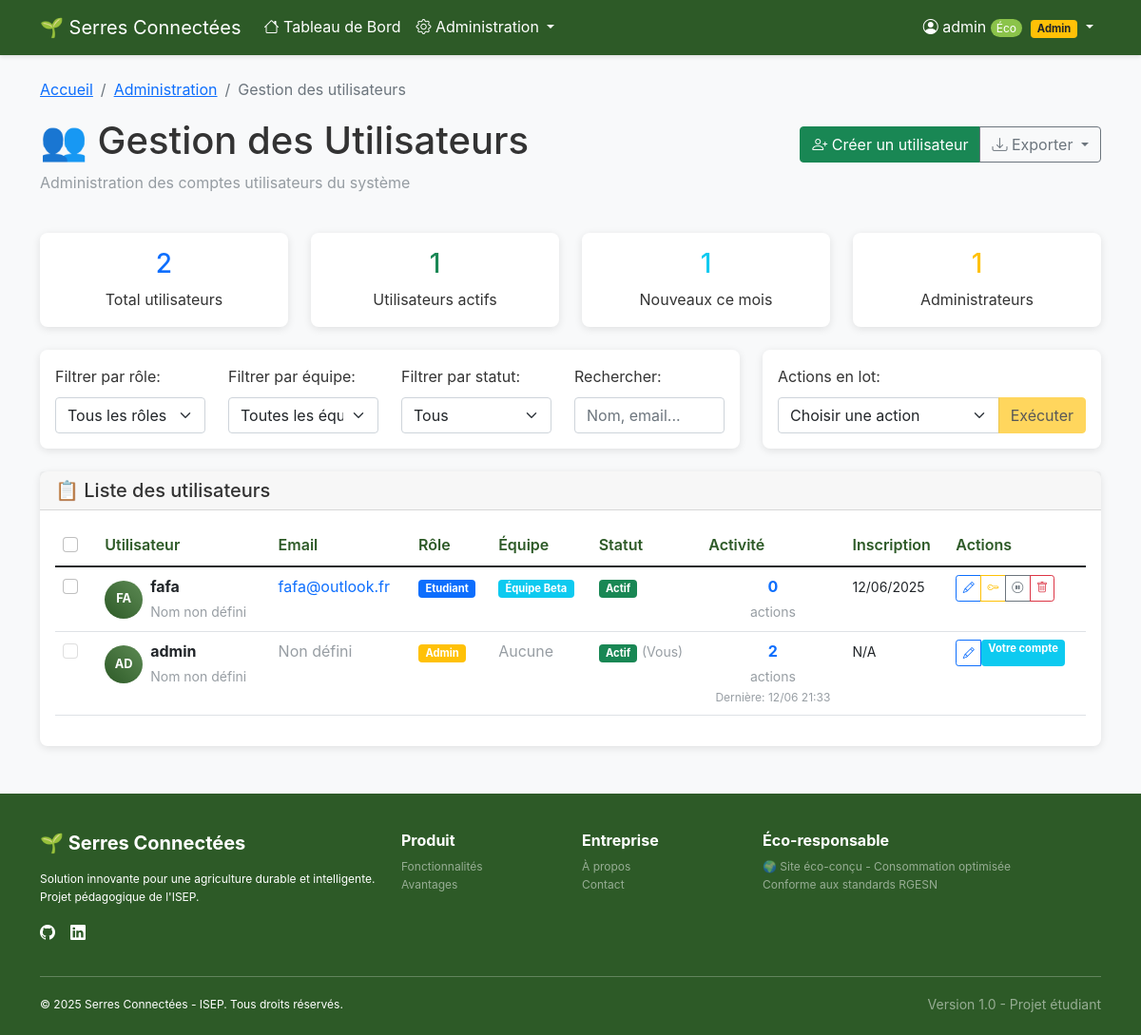
The app's page /?controller=admin&action=users (signed in) with its own data.
### tables this page shows
CREATE TABLE `user` (
  `id_user` char(36) NOT NULL,
  `username` varchar(50) NOT NULL,
  `password` varchar(255) NOT NULL,
  `role_id` int(11) DEFAULT NULL
);

CREATE TABLE `role` (
  `id` int(11) NOT NULL,
  `name` varchar(100) DEFAULT NULL
);

CREATE TABLE `teams` (
  `id` int(11) NOT NULL,
  `name` varchar(100) NOT NULL,
  `greenhouse_sector` varchar(50) NOT NULL
);

### views/admin/users.php (the view, shortened to what the rows shown need)
<div class="row mb-4">
    <div class="col-12">
        <div class="d-flex justify-content-between align-items-center">
            <h1>👥 Gestion des Utilisateurs</h1>
        </div>
    </div>
</div>
<div class="row">
    <div class="col-12">
        <div class="card">
            <div class="card-body">
                <div class="table-responsive">
                    <table class="table table-hover" id="usersTable">
                        <thead>
                            <tr>
                                <th>
                                    <div class="form-check">
                                        <input class="form-check-input" type="checkbox" id="selectAll"
                                               onchange="toggleAllUsers()">
                                    </div>
                                </th>
                                <th>Utilisateur</th>
                                <th>Email</th>
                                <th>Rôle</th>
                                <th>Équipe</th>
                                <th>Statut</th>
                                <th>Activité</th>
                                <th>Inscription</th>
                                <th>Actions</th>
                            </tr>
                        </thead>
                        <tbody>
                            <?php foreach ($users as $user): ?>
                                <tr data-role="<?= $user['role_name'] ?>"
                                    data-team="<?= $user['team_id'] ?>"
                                    data-status="<?= $user['is_active'] ?>"
                                    data-search="<?= strtolower($user['username'] . ' ' . $user['email'] . ' ' . $user['first_name'] . ' ' . $user['last_name']) ?>"
                                    class="user-row">
                                    <td>
                                        <div class="form-check">
                                            <input class="form-check-input user-checkbox" type="checkbox"
                                                   name="user_ids[]" value="<?= $user['id_user'] ?>"
                                                   <?= $user['id_user'] === $_SESSION['user_id'] ? 'disabled' : '' ?>>
                                        </div>
                                    </td>
                                    <td>
                                        <div class="d-flex align-items-center">
                                            <div class="avatar me-2">
                                                <div class="avatar-circle">
                                                    <?= strtoupper(substr($user['username'], 0, 2)) ?>
                                                </div>
                                            </div>
                                            <div>
                                                <div class="fw-bold"><?= htmlspecialchars($user['username']) ?></div>
                                                <small class="text-muted">
                                                    <?= htmlspecialchars(trim(($user['first_name'] ?? '') . ' ' . ($user['last_name'] ?? '')) ?: 'Nom non défini') ?>
                                                </small>
                                            </div>
                                        </div>
                                    </td>
                                    <td>
                                        <?php if ($user['email']): ?>
                                            <a href="mailto:<?= htmlspecialchars($user['email']) ?>" class="text-decoration-none">
                                                <?= htmlspecialchars($user['email']) ?>
                                            </a>
                                        <?php else: ?>
                                            <span class="text-muted">Non défini</span>
                                        <?php endif; ?>
                                    </td>
                                    <td>
                                        <span class="badge bg-<?= $user['role_name'] === 'admin' ? 'warning' : 'primary' ?>">
                                            <?= ucfirst($user['role_name'] ?? 'Aucun') ?>
                                        </span>
                                    </td>
                                    <td>
                                        <?php if ($user['team_name']): ?>
                                            <span class="badge bg-info"><?= htmlspecialchars($user['team_name']) ?></span>
                                        <?php else: ?>
                                            <span class="text-muted">Aucune</span>
                                        <?php endif; ?>
                                    </td>
                                    <td>
                                        <span class="badge bg-<?= $user['is_active'] ? 'success' : 'secondary' ?>">
                                            <?= $user['is_active'] ? 'Actif' : 'Inactif' ?>
                                        </span>
                                        <?php if ($user['id_user'] === $_SESSION['user_id']): ?>
                                            <small class="text-muted">(Vous)</small>
                                        <?php endif; ?>
                                    </td>
                                    <td>
                                        <div class="text-center">
                                            <div class="fw-bold text-primary"><?= $user['total_actions'] ?></div>
                                            <small class="text-muted">actions</small>
                                            <?php if ($user['last_activity']): ?>
                                                <div class="small text-muted">
                                                    Dernière: <?= date('d/m H:i', strtotime($user['last_activity'])) ?>
                                                </div>
                                            <?php endif; ?>
                                        </div>
                                    </td>
                                    <td>
                                        <small>
                                            <?= $user['created_at'] ? date('d/m/Y', strtotime($user['created_at'])) : 'N/A' ?>
                                        </small>
                                    </td>
                                    <td>
                                        <div class="btn-group btn-group-sm">
                                            <button class="btn btn-outline-primary btn-sm"
                                                    onclick="editUser('<?= $user['id_user'] ?>')" title="Modifier">
                                                <i class="bi bi-pencil"></i>
                                            </button>
                                            <?php if ($user['id_user'] !== $_SESSION['user_id']): ?>
                                                <button class="btn btn-outline-warning btn-sm"
                                                        onclick="resetPassword('<?= $user['id_user'] ?>', '<?= htmlspecialchars($user['username']) ?>')"
                                                        title="Réinitialiser mot de passe">
                                                    <i class="bi bi-key"></i>
                                                </button>
                                                <button class="btn btn-outline-<?= $user['is_active'] ? 'secondary' : 'success' ?> btn-sm"
                                                        onclick="toggleUserStatus('<?= $user['id_user'] ?>', '<?= htmlspecialchars($user['username']) ?>', <?= $user['is_active'] ?>)"
                                                        title="<?= $user['is_active'] ? 'Désactiver' : 'Activer' ?>">
                                                    <i class="bi bi-<?= $user['is_active'] ? 'pause' : 'play' ?>-circle"></i>
                                                </button>
                                                <button class="btn btn-outline-danger btn-sm"
                                                        onclick="deleteUser('<?= $user['id_user'] ?>', '<?= htmlspecialchars($user['username']) ?>')"
                                                        title="Supprimer">
                                                    <i class="bi bi-trash"></i>
                                                </button>
                                            <?php else: ?>
                                                <span class="badge bg-info">Votre compte</span>
                                            <?php endif; ?>
                                        </div>
                                    </td>
                                </tr>
                            <?php endforeach; ?>
                        </tbody>
                    </table>
                </div>
            </div>
        </div>
    </div>
</div>

### records on screen
user: username "FA", username "fafa", last_name "Nom non défini", email "fafa@outlook.fr", role.name "Etudiant", teams.name "Équipe Beta", total_actions "0", created_at "12/06/2025"
user: username "AD", username "admin", last_name "Nom non défini", shows "Non défini", role.name "Admin", shows "Aucune", shows "(Vous)", total_actions "2", last_activity "12/06 21:33", shows "N/A", shows "Votre compte"

### other values on screen
$_SESSION['username'] "admin"
$stats['total_users'] "2"
$stats['active_users'] "1"
$stats['new_users_month'] "1"
$stats['admin_users'] "1"
